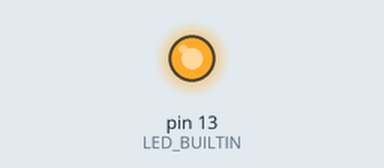
This sketch was run on a simulated Arduino Uno, built with avr-gcc and run on an emulated ATmega328P. Parts: output pins drawn as LEDs (lit = HIGH).

Above: at 0.7 s.
At 4.36 s:
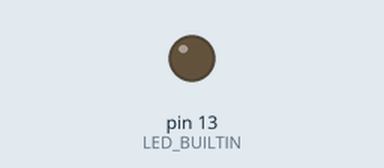
Timing chart, 0 to 4.7 s (numbered marks = the images above):
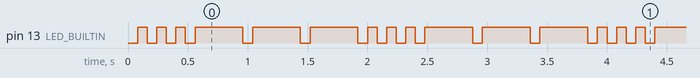

The sketch:

blinkBeliever.ino
```cpp
void setup() {
  pinMode(LED_BUILTIN, OUTPUT);
}

void loop() {
  for (uint8_t re = 0; re < 3; re++)
  { digitalWrite(LED_BUILTIN, LOW);
    delay(80);
    digitalWrite(LED_BUILTIN, HIGH);
    delay(80);
  }
  for (uint8_t re = 0; re < 3; re++)
  { digitalWrite(LED_BUILTIN, LOW);
    delay(80);
    digitalWrite(LED_BUILTIN, HIGH);
    delay(400);
  }
}
```

Measured:
- by itself, pin 13 (LED_BUILTIN): repeats every 1.9 s: 2 × (LOW 0.08 s, HIGH 0.08 s), 3 × (LOW 0.08 s, HIGH 0.40 s), LOW 0.08 s, HIGH 0.08 s
- by itself, everything shown: repeats every 1.9 s, in 12 steps
